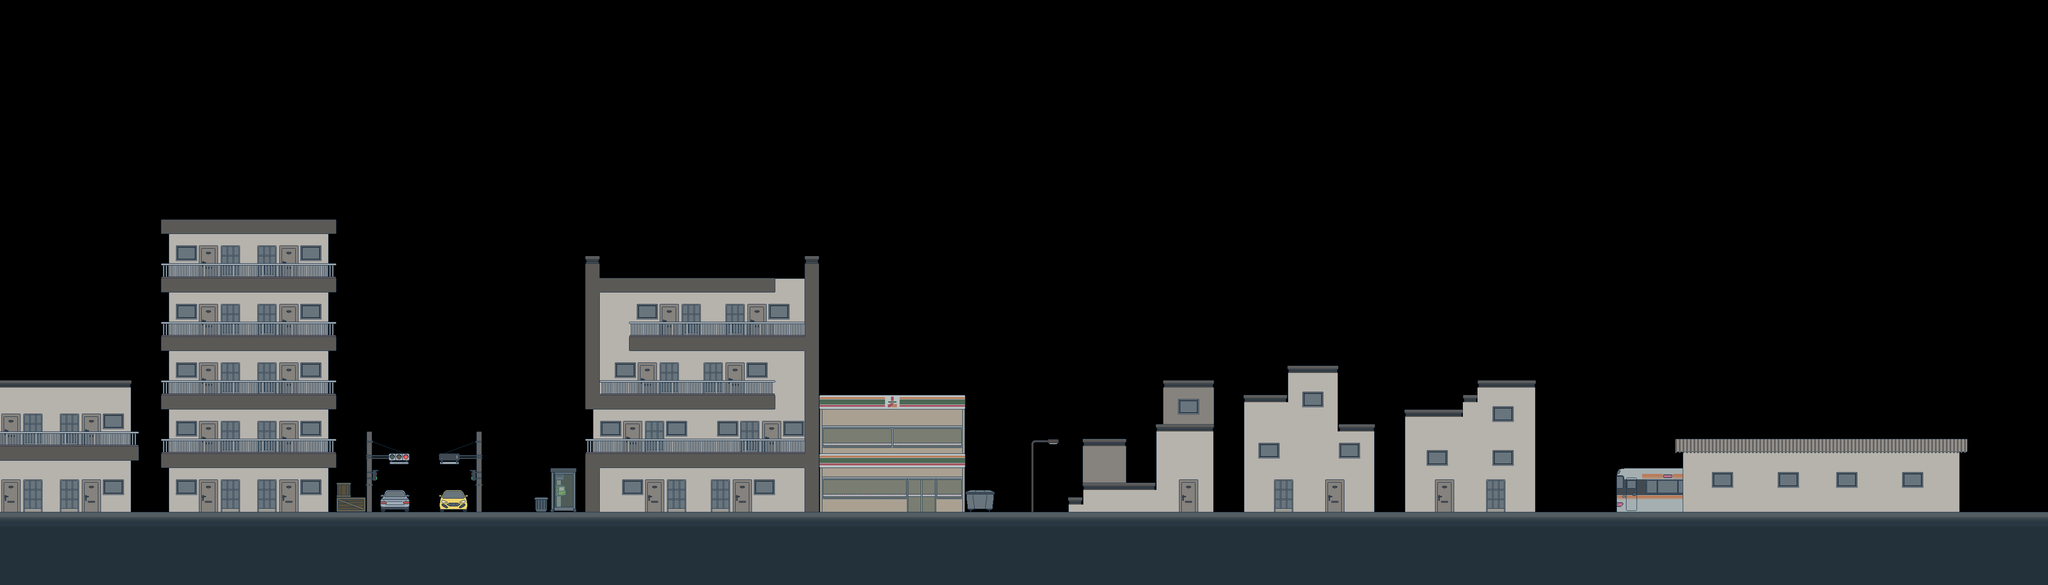

A level layout from a 2D game, rendered from its tile map. Below: a short description, then the map file with tile-grid data replaced by summaries:
An orthogonal 280x80 tile map with 16x16 px tiles, 4 tile layers (plan_3, collisions, plan_2, plan_1), 1 hidden layer not drawn and 17 objects.

<map version="1.9" tiledversion="1.9.2" orientation="orthogonal" renderorder="right-down" width="280" height="80" tilewidth="16" tileheight="16" infinite="0" nextlayerid="8" nextobjectid="37">
 <editorsettings>
  <export target="map_niveau1.json" format="json" />
 </editorsettings>
 <tileset firstgid="1" name="tileset" tilewidth="16" tileheight="16" tilecount="2397" columns="51">
  <image source="../tileset.png" width="816" height="752" />
 </tileset>
 <imagelayer id="2" name="guide" visible="0" opacity="0.5">
  <image source="guide_lvl1.png" />
 </imagelayer>
 <layer id="5" name="plan_3" width="280" height="80">
  <data>[22400 cells, 2503 non-empty, 17 distinct tile ids]</data>
 </layer>
 <layer id="1" name="collisions" width="280" height="80">
  <data>[22400 cells, 4694 non-empty, 264 distinct tile ids]</data>
 </layer>
 <layer id="4" name="plan_2" width="280" height="80">
  <data>[22400 cells, 1103 non-empty, 74 distinct tile ids]</data>
 </layer>
 <objectgroup id="6" name="ennemi1">
  <object id="1" x="109.667" y="930.333">
   <point />
  </object>
  <object id="2" x="670" y="820">
   <point />
  </object>
  <object id="8" x="339" y="1075">
   <point />
  </object>
  <object id="13" x="1665" y="833">
   <point />
  </object>
  <object id="17" x="1456" y="576">
   <point />
  </object>
  <object id="19" x="2557" y="900">
   <point />
  </object>
  <object id="24" x="3281" y="799">
   <point />
  </object>
  <object id="25" x="3806" y="926">
   <point />
  </object>
 </objectgroup>
 <objectgroup id="7" name="ennemi2">
  <object id="28" x="482" y="942.333">
   <point />
  </object>
  <object id="29" x="547" y="687">
   <point />
  </object>
  <object id="30" x="755" y="1012">
   <point />
  </object>
  <object id="31" x="1537" y="943">
   <point />
  </object>
  <object id="32" x="1682" y="702">
   <point />
  </object>
  <object id="33" x="1827" y="834">
   <point />
  </object>
  <object id="34" x="2847" y="775">
   <point />
  </object>
  <object id="35" x="2959" y="889">
   <point />
  </object>
  <object id="36" x="4330" y="1079">
   <point />
  </object>
 </objectgroup>
 <layer id="3" name="plan_1" width="280" height="80">
  <data>[22400 cells, 399 non-empty, 17 distinct tile ids]</data>
 </layer>
</map>
